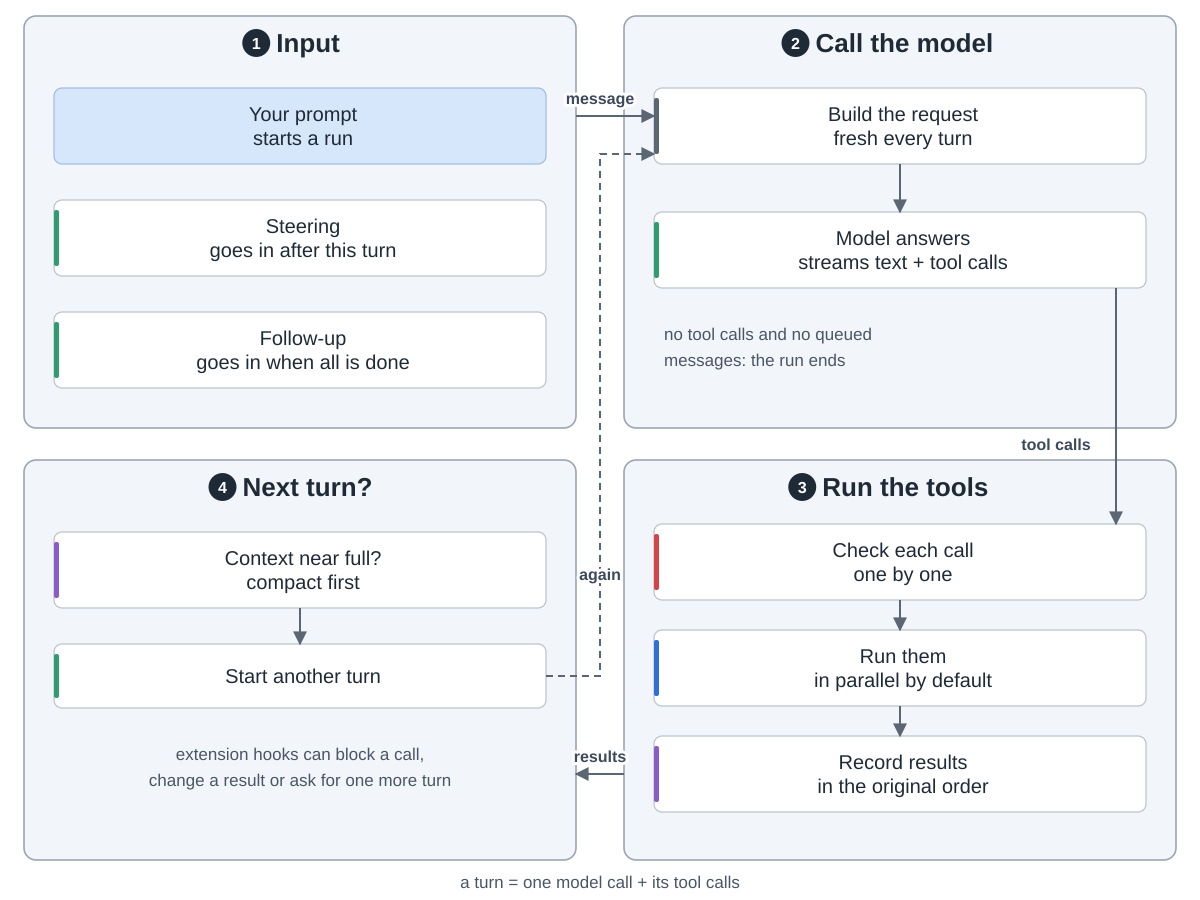

Recreate this plot in Python.
"""Pi's agent loop: one run, turn by turn.  Drawn from the pi repo (https://github.com/earendil-works/pi,
packages/coding-agent/docs/how-pi-works.md, compaction.md "When It Triggers", extensions.md,
packages/agent/README.md and src/agent.ts (toolExecution defaults to "parallel"), commit b2b5c42).
Run: python3 loop.py

Snake order: 1 input (top left) -> 2 call the model (top right) -> 3 run the tools (bottom right)
-> 4 next turn or stop (bottom left), with a dashed arrow back to 2 for another turn."""
import sys
from pathlib import Path

sys.path.insert(0, str(Path(__file__).resolve().parents[2] / "tools"))
from archdiagram import Diagram  # noqa: E402

d = Diagram("Pi agent loop",
            "1 Input: your prompt starts a run. A steering message typed while it works goes in after the "
            "current turn; a follow-up goes in once the agent has nothing left to do. "
            "2 Call the model: the request is rebuilt before every call, and the model streams back text and "
            "tool calls. "
            "3 Run the tools: each call is checked one by one, where extension hooks can block it, then the "
            "allowed calls run in parallel by default, and the results are recorded in the original order. "
            "4 Next: tool results or queued messages start another turn; if the context is near full pi "
            "compacts it first. With nothing left the run ends.")

L, R, W = 24, 624, 552
T1, H1 = 16, 412
T2, H2 = 460, 400
CW = 492

# 1 input
d.group(L, T1, W, H1, "Input", 1)
d.card(L + 30, T1 + 72, "Your prompt|starts a run", w=CW, h=76, cls="human")
d.card(L + 30, T1 + 184, "Steering|goes in after this turn", "plan", w=CW, h=76)
d.card(L + 30, T1 + 296, "Follow-up|goes in when all is done", "plan", w=CW, h=76)

# 2 call the model
d.group(R, T1, W, H1, "Call the model", 2)
d.card(R + 30, T1 + 72, "Build the request|fresh every turn", "data", w=CW, h=76)
d.card(R + 30, T1 + 196, "Model answers|streams text + tool calls", "plan", w=CW, h=76)
d.arrow(f"M{R + W / 2} {T1 + 148}V{T1 + 196}")
d.note(R + 40, T1 + 324, "no tool calls and no queued", "start")
d.note(R + 40, T1 + 350, "messages: the run ends", "start")

# 3 run the tools
d.group(R, T2, W, H2, "Run the tools", 3)
d.card(R + 30, T2 + 64, "Check each call|one by one", "review", w=CW, h=76)
d.card(R + 30, T2 + 170, "Run them|in parallel by default", "coding", w=CW, h=76)
d.card(R + 30, T2 + 276, "Record results|in the original order", "write", w=CW, h=76)
d.arrow(f"M{R + W / 2} {T2 + 140}V{T2 + 170}")
d.arrow(f"M{R + W / 2} {T2 + 246}V{T2 + 276}")

# 4 next turn or stop
d.group(L, T2, W, H2, "Next turn?", 4)
d.card(L + 30, T2 + 72, "Context near full?|compact first", "write", w=CW, h=76)
d.card(L + 30, T2 + 184, "Start another turn", "plan", w=CW, h=64)
d.arrow(f"M{L + W / 2} {T2 + 148}V{T2 + 184}")
d.note(L + W / 2, T2 + 300, "extension hooks can block a call,")
d.note(L + W / 2, T2 + 326, "change a result or ask for one more turn")

# hand-offs, drawn last so they sit on top
d.arrow(f"M{L + W} {T1 + 100}H{R + 30}", label="message", at=(600, T1 + 88))
d.arrow(f"M{R + W - 60} {T1 + 272}V{T2 + 64}", label="tool calls", at=(R + W - 120, T1 + H1 + 22))
d.arrow(f"M{R} {T2 + 314}H{L + W}", label="results", at=(600, T2 + 302))
d.arrow(f"M{L + W - 30} {T2 + 216}H{600}V{T1 + 138}H{R + 30}", back=True,
        label="again", at=(600, T2 + 120))

d.note(600, 888, "a turn = one model call + its tool calls")

d.save(Path(__file__).with_name("loop.svg"))
